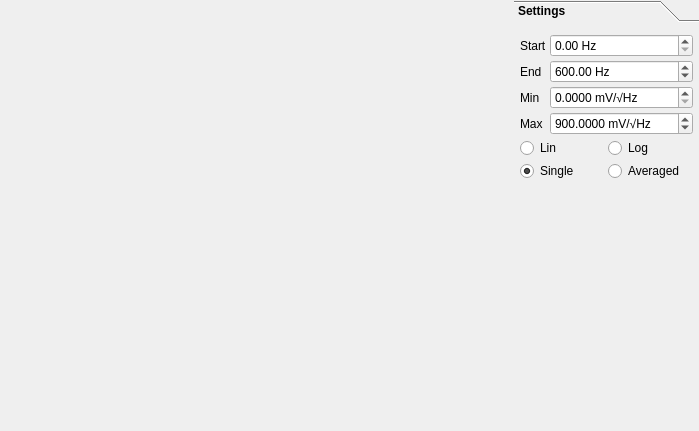
<?xml version="1.0" encoding="UTF-8"?>
<ui version="4.0">
 <class>FFTPlot</class>
 <widget class="QWidget" name="FFTPlot">
  <property name="geometry">
   <rect>
    <x>0</x>
    <y>0</y>
    <width>699</width>
    <height>431</height>
   </rect>
  </property>
  <property name="windowTitle">
   <string>Form</string>
  </property>
  <layout class="QGridLayout" name="gridLayout" columnstretch="20,0">
   <property name="leftMargin">
    <number>0</number>
   </property>
   <property name="topMargin">
    <number>0</number>
   </property>
   <property name="rightMargin">
    <number>0</number>
   </property>
   <property name="bottomMargin">
    <number>0</number>
   </property>
   <item row="0" column="0">
    <widget class="Plot::MyQCustomPlot" name="plot" native="true">
     <property name="sizePolicy">
      <sizepolicy hsizetype="Expanding" vsizetype="Expanding">
       <horstretch>0</horstretch>
       <verstretch>0</verstretch>
      </sizepolicy>
     </property>
    </widget>
   </item>
   <item row="0" column="1">
    <widget class="QToolBox" name="toolBox">
     <property name="font">
      <font>
       <bold>true</bold>
      </font>
     </property>
     <property name="currentIndex">
      <number>0</number>
     </property>
     <widget class="QWidget" name="page_2">
      <property name="geometry">
       <rect>
        <x>0</x>
        <y>0</y>
        <width>183</width>
        <height>401</height>
       </rect>
      </property>
      <property name="font">
       <font>
        <bold>false</bold>
       </font>
      </property>
      <attribute name="label">
       <string>Settings</string>
      </attribute>
      <layout class="QGridLayout" name="gridLayout_2">
       <property name="leftMargin">
        <number>6</number>
       </property>
       <property name="topMargin">
        <number>6</number>
       </property>
       <property name="rightMargin">
        <number>6</number>
       </property>
       <property name="bottomMargin">
        <number>6</number>
       </property>
       <property name="spacing">
        <number>3</number>
       </property>
       <item row="3" column="0">
        <widget class="QLabel" name="label_70">
         <property name="text">
          <string>Min</string>
         </property>
        </widget>
       </item>
       <item row="4" column="0">
        <widget class="QLabel" name="label_77">
         <property name="text">
          <string>Max</string>
         </property>
        </widget>
       </item>
       <item row="0" column="1">
        <widget class="QDoubleSpinBox" name="doubleSpinBox_start">
         <property name="suffix">
          <string> Hz</string>
         </property>
         <property name="decimals">
          <number>2</number>
         </property>
         <property name="maximum">
          <double>1000000.000000000000000</double>
         </property>
        </widget>
       </item>
       <item row="0" column="0">
        <widget class="QLabel" name="label_47">
         <property name="text">
          <string>Start</string>
         </property>
        </widget>
       </item>
       <item row="6" column="0" colspan="2">
        <layout class="QHBoxLayout" name="horizontalLayout_2">
         <item>
          <widget class="QRadioButton" name="radioButton_linScale">
           <property name="text">
            <string>Lin</string>
           </property>
           <property name="checked">
            <bool>true</bool>
           </property>
          </widget>
         </item>
         <item>
          <widget class="QRadioButton" name="radioButton_logScale">
           <property name="text">
            <string>Log</string>
           </property>
          </widget>
         </item>
        </layout>
       </item>
       <item row="9" column="0" colspan="2">
        <layout class="QHBoxLayout" name="horizontalLayout_3">
         <property name="leftMargin">
          <number>0</number>
         </property>
         <property name="topMargin">
          <number>0</number>
         </property>
         <property name="rightMargin">
          <number>0</number>
         </property>
         <property name="bottomMargin">
          <number>0</number>
         </property>
        </layout>
       </item>
       <item row="7" column="0" colspan="2">
        <layout class="QHBoxLayout" name="horizontalLayout_4">
         <property name="spacing">
          <number>5</number>
         </property>
         <property name="leftMargin">
          <number>0</number>
         </property>
         <property name="topMargin">
          <number>0</number>
         </property>
         <property name="rightMargin">
          <number>0</number>
         </property>
         <property name="bottomMargin">
          <number>0</number>
         </property>
        </layout>
       </item>
       <item row="4" column="1">
        <widget class="QDoubleSpinBox" name="doubleSpinBox_max">
         <property name="suffix">
          <string> mV/√Hz</string>
         </property>
         <property name="decimals">
          <number>4</number>
         </property>
         <property name="maximum">
          <double>1000000.000000000000000</double>
         </property>
         <property name="value">
          <double>900.000000000000000</double>
         </property>
        </widget>
       </item>
       <item row="10" column="0">
        <spacer name="verticalSpacer_4">
         <property name="orientation">
          <enum>Qt::Vertical</enum>
         </property>
         <property name="sizeHint" stdset="0">
          <size>
           <width>0</width>
           <height>0</height>
          </size>
         </property>
        </spacer>
       </item>
       <item row="3" column="1">
        <widget class="QDoubleSpinBox" name="doubleSpinBox_min">
         <property name="suffix">
          <string> mV/√Hz</string>
         </property>
         <property name="decimals">
          <number>4</number>
         </property>
         <property name="minimum">
          <double>0.000000000000000</double>
         </property>
         <property name="maximum">
          <double>1000000.000000000000000</double>
         </property>
         <property name="value">
          <double>0.000000000000000</double>
         </property>
        </widget>
       </item>
       <item row="2" column="0">
        <widget class="QLabel" name="label_69">
         <property name="text">
          <string>End</string>
         </property>
        </widget>
       </item>
       <item row="2" column="1">
        <widget class="QDoubleSpinBox" name="doubleSpinBox_end">
         <property name="suffix">
          <string> Hz</string>
         </property>
         <property name="decimals">
          <number>2</number>
         </property>
         <property name="maximum">
          <double>1000000.000000000000000</double>
         </property>
         <property name="value">
          <double>600.000000000000000</double>
         </property>
        </widget>
       </item>
       <item row="8" column="0" colspan="2">
        <layout class="QHBoxLayout" name="horizontalLayout_5">
         <item>
          <widget class="QRadioButton" name="radioButton_singleScan">
           <property name="text">
            <string>Single</string>
           </property>
           <property name="checked">
            <bool>true</bool>
           </property>
          </widget>
         </item>
         <item>
          <widget class="QRadioButton" name="radioButton_average">
           <property name="text">
            <string>Averaged</string>
           </property>
          </widget>
         </item>
        </layout>
       </item>
      </layout>
     </widget>
    </widget>
   </item>
  </layout>
 </widget>
 <customwidgets>
  <customwidget>
   <class>Plot::MyQCustomPlot</class>
   <extends>QWidget</extends>
   <header>plots/myqcustomplot.h</header>
  </customwidget>
 </customwidgets>
 <tabstops>
  <tabstop>doubleSpinBox_start</tabstop>
  <tabstop>doubleSpinBox_end</tabstop>
  <tabstop>doubleSpinBox_min</tabstop>
  <tabstop>doubleSpinBox_max</tabstop>
  <tabstop>radioButton_linScale</tabstop>
  <tabstop>radioButton_logScale</tabstop>
  <tabstop>radioButton_singleScan</tabstop>
  <tabstop>radioButton_average</tabstop>
 </tabstops>
 <resources/>
 <connections/>
</ui>
